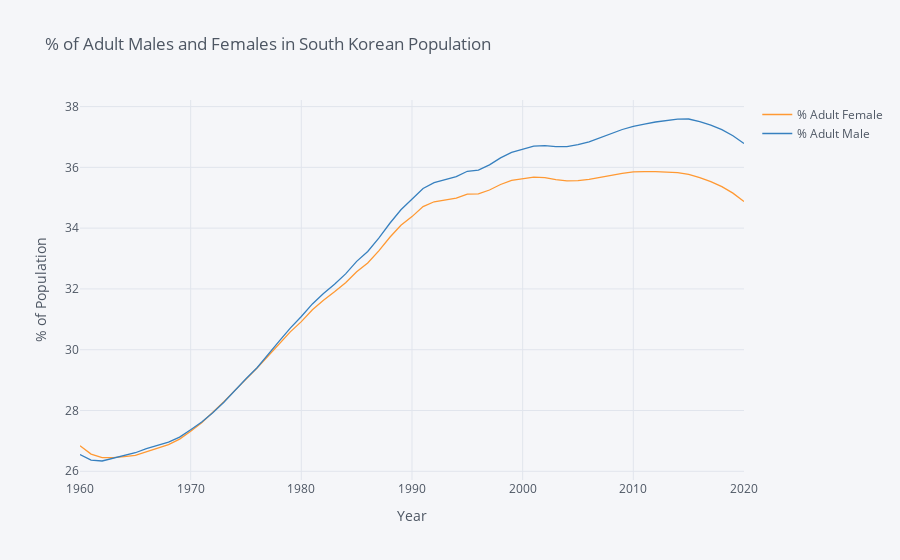

Notebook code cell kept with this figure:
### Markdown cell above
Typically, decreases in population growth could also be due to a decreasing share of adult women, perhaps due to gender selection at birth.  We can see from these two graphs that in the 1960s, North Korea had a comparatively higher share of women, though this sharply dropped in the 1970s. This could have been due to the effect of military losses increasing the relative % of women in the 60s. We also note the decrease in the mid-1990s, potentially because of the famine and only recovering in present-day statistics. South Korea gradually increased, and the % difference between female and male is not as pronounced and stayed relatively constant over the last few years.

### Code cell
# % Adult Female is % of females who are adult.
# To make a share of total population take product
sk["% Adult Female"] = sk["% Adult Female"]*sk["% Female"]/100
sk["% Adult Male"] = sk["% Adult Male"]*sk["% Male"]/100

sk[["% Adult Female", "% Adult Male"]].iplot(title="% of Adult Males and Females in South Korean Population",
                                            yTitle="% of Population",xTitle='Year')

### Figure 1 — Plotly figure (JSON) as saved in the notebook; plotly's stock layout.template omitted (floating-point values rounded to 4 significant figures)
{"data": [{"line": {"color": "rgba(255, 153, 51, 1.0)", "dash": "solid", "shape": "linear", "width": 1.3}, "mode": "lines", "name": "% Adult Female", "text": "", "type": "scatter", "x": [2020, 2019, 2018, 2017, 2016, 2015, 2014, 2013, 2012, 2011, 2010, 2009, 2008, 2007, 2006, 2005, 2004, 2003, 2002, 2001, 2000, 1999, 1998, 1997, 1996, 1995, 1994, 1993, 1992, 1991, 1990, 1989, 1988, 1987, 1986, 1985, 1984, 1983, 1982, 1981, 1980, 1979, 1978, 1977, 1976, 1975, 1974, 1973, 1972, 1971, 1970, 1969, 1968, 1967, 1966, 1965, 1964, 1963, 1962, 1961, 1960], "y": [34.88, 35.15, 35.37, 35.53, 35.66, 35.77, 35.83, 35.86, 35.86, 35.86, 35.85, 35.8, 35.74, 35.67, 35.61, 35.56, 35.55, 35.6, 35.66, 35.68, 35.61, 35.57, 35.44, 35.26, 35.13, 35.12, 34.99, 34.92, 34.87, 34.71, 34.38, 34.09, 33.7, 33.25, 32.86, 32.57, 32.21, 31.9, 31.63, 31.32, 30.92, 30.59, 30.2, 29.79, 29.4, 29.04, 28.66, 28.29, 27.93, 27.6, 27.32, 27.06, 26.88, 26.76, 26.65, 26.52, 26.48, 26.45, 26.45, 26.57, 26.84]}, {"line": {"color": "rgba(55, 128, 191, 1.0)", "dash": "solid", "shape": "linear", "width": 1.3}, "mode": "lines", "name": "% Adult Male", "text": "", "type": "scatter", "x": [2020, 2019, 2018, 2017, 2016, 2015, 2014, 2013, 2012, 2011, 2010, 2009, 2008, 2007, 2006, 2005, 2004, 2003, 2002, 2001, 2000, 1999, 1998, 1997, 1996, 1995, 1994, 1993, 1992, 1991, 1990, 1989, 1988, 1987, 1986, 1985, 1984, 1983, 1982, 1981, 1980, 1979, 1978, 1977, 1976, 1975, 1974, 1973, 1972, 1971, 1970, 1969, 1968, 1967, 1966, 1965, 1964, 1963, 1962, 1961, 1960], "y": [36.79, 37.04, 37.24, 37.39, 37.5, 37.59, 37.58, 37.55, 37.49, 37.43, 37.35, 37.25, 37.11, 36.96, 36.84, 36.75, 36.68, 36.68, 36.71, 36.7, 36.58, 36.49, 36.31, 36.08, 35.91, 35.87, 35.69, 35.59, 35.49, 35.31, 34.95, 34.61, 34.16, 33.67, 33.23, 32.91, 32.5, 32.15, 31.85, 31.51, 31.09, 30.71, 30.28, 29.83, 29.41, 29.04, 28.65, 28.27, 27.93, 27.62, 27.37, 27.12, 26.96, 26.85, 26.75, 26.61, 26.51, 26.41, 26.34, 26.37, 26.55]}], "layout": {"legend": {"bgcolor": "#F5F6F9", "font": {"color": "#4D5663"}}, "paper_bgcolor": "#F5F6F9", "plot_bgcolor": "#F5F6F9", "title": {"font": {"color": "#4D5663"}, "text": "% of Adult Males and Females in South Korean Population"}, "xaxis": {"gridcolor": "#E1E5ED", "showgrid": true, "tickfont": {"color": "#4D5663"}, "title": {"font": {"color": "#4D5663"}, "text": "Year"}, "zerolinecolor": "#E1E5ED"}, "yaxis": {"gridcolor": "#E1E5ED", "showgrid": true, "tickfont": {"color": "#4D5663"}, "title": {"font": {"color": "#4D5663"}, "text": "% of Population"}, "zerolinecolor": "#E1E5ED"}}}
